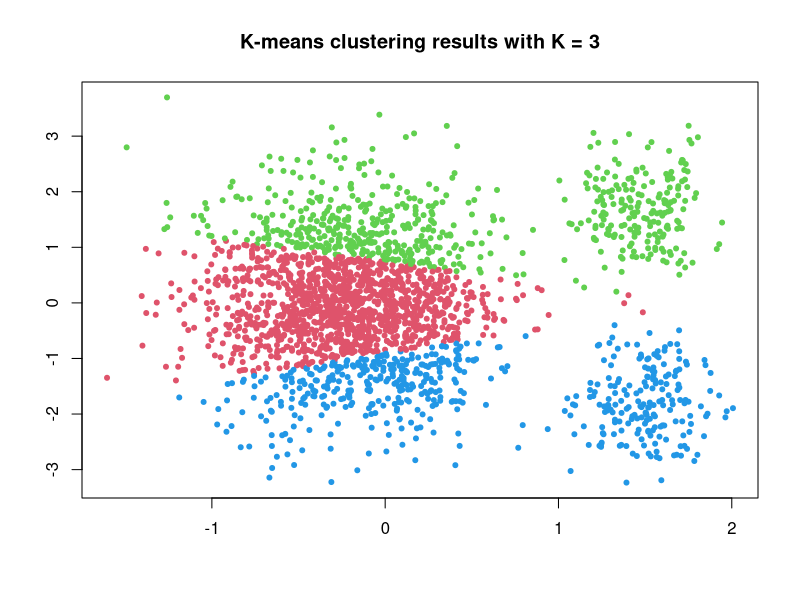

The R script that drew this image:
a3 = read.csv('A3data2.csv')

x1 = a3$x1
x2 = a3$x2
x = data.frame(x1, x2)
y = a3$Cluster

km.out = kmeans(x, 3, nstart = 20)
km.out$cluster
plot(x, col = (km.out$cluster + 1),
     main = 'K-means clustering results with K = 3',
     xlab = '',
     ylab = '',
     pch = 20, cex = 1)

table(km.out$cluster, y)
(1 + 409 + 198) / nrow(x)